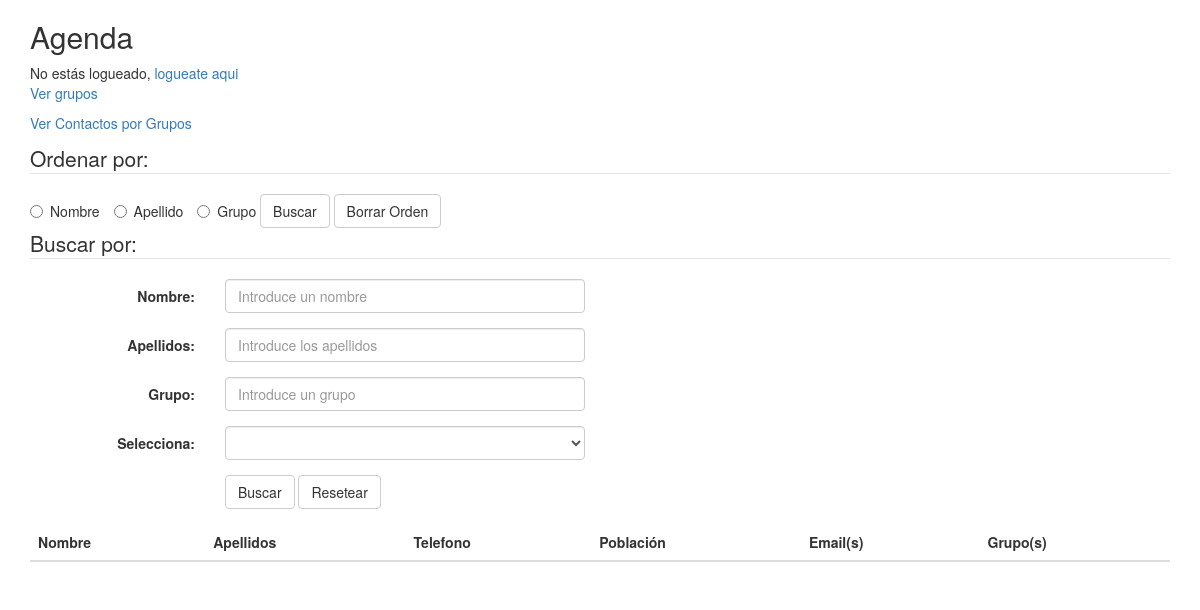
The app's page /agenda/index.php, older data.
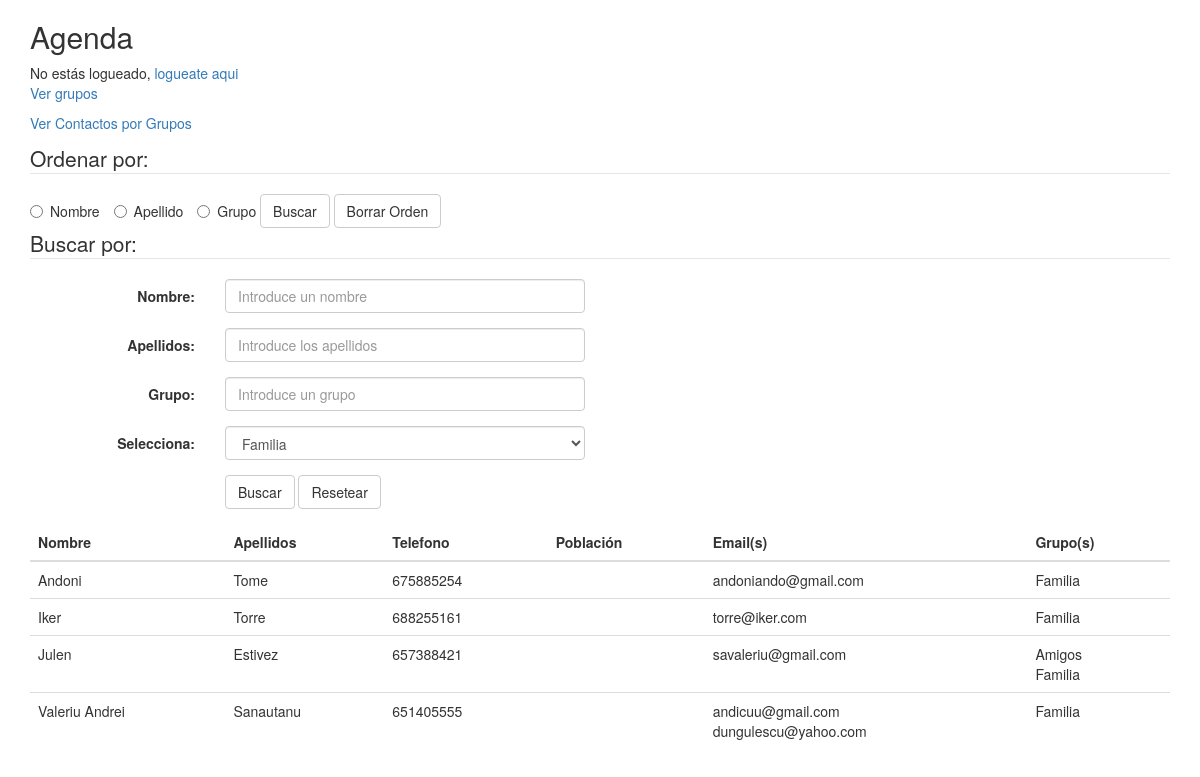
The same page, newer data.
### tables this page shows
CREATE TABLE `contactos` (
  `idContacto` int(11) NOT NULL,
  `Nombre` varchar(20) NOT NULL,
  `Apellidos` varchar(20) NOT NULL,
  `Telefono` int(11) NOT NULL
);

### agenda/index.php (called while the page is built, shortened)
<?php
require_once("../controlador/cAgenda.php");
?>

### modelo/mAgenda.php (called while the page is built, shortened)
<?php
class Contacto {
    private $contacto;
    private $grupo;
    private $link;
    public function __construct() {
        $this->contacto = array();
        $this->link = new mysqli('localhost', 'root', '', 'dser_agenda');
    }
    private function set_names() {
        return $this->link->query("SET NAMES 'utf8'");
    }
    public function lista_grupos() {
      $sql="SELECT * FROM `grupos`";
      foreach ($this->link->query($sql) as $res) {
          $this->grupo[]=$res;
      }
      return $this->grupo;
      $this->link=null;
    }
    public function lista_contactos($orden, $nombre, $apellidos, $grupo) {
        switch ($orden) {
          default:
          $sql="select c.idContacto id, c.Nombre, c.Apellidos, c.Telefono, c.Poblacion, group_concat(distinct e.email separator '<br>') Email, group_concat(distinct g.Nombre separator '<br>') as Grupo
                from contactos c, emails e, grupos g, rel_grupos rg
                WHERE (rg.idContacto = c.idContacto) AND (g.idGrupo = rg.idGrupo) AND (e.idContacto = c.idContacto) $nombre $apellidos $grupo
                group by c.idContacto order by c.Nombre";
            break;
        }
        foreach ($this->link->query($sql) as $res) {
            $this->contacto[]=$res;
        }
        return $this->contacto;
        $this->link=null;
    }
}
?>

### vista/vAgenda.php (the view, shortened to what this page needs)
<!DOCTYPE html>
<html lang="en">
<head>
  <link rel="stylesheet" href="css/bootstrap.css">
  <link rel="stylesheet" href="css/estilo.css">
</head>
<body>
  <div class="container">
    <h2>Agenda</h2>
    <?php
    if (isset($_SESSION['loggedin']) && $_SESSION['loggedin'] == true) {
      echo ("Estás logueado, usuario: " . $_SESSION['username'] . ", rol: " . $_SESSION['rol'] . ", <a href='login/logout.php'>salir</a>");
    } else {
      echo ("No estás logueado, <a href='login'>logueate aqui</a>");
    }
    ?>
    <p><a href="grupos.php">Ver grupos</a></p>
    <p><a href="contactosPorGrupos.php">Ver Contactos por Grupos</a></p>
    <fieldset>
      <legend>Ordenar por:</legend>
      <form method="post" action="index.php">
        <label class="radio-inline">
          <input type="radio" name="orden"
          <?php if (isset($_COOKIE["orden"]) && $_COOKIE["orden"]=="nombre") echo "checked";?>
          value="nombre">Nombre
        </label>
        <label class="radio-inline">
          <input type="radio" name="orden"
          <?php if (isset($_COOKIE["orden"]) && $_COOKIE["orden"]=="apellido") echo "checked";?>
          value="apellido">Apellido
        </label>
        <label class="radio-inline">
          <input type="radio" name="orden"
          <?php if (isset($_COOKIE["orden"]) && $_COOKIE["orden"]=="grupo") echo "checked";?>
          value="grupo">Grupo
        </label>
        <button type="submit" class="btn btn-default">Buscar</button>
        <button type="submit" class="btn btn-default" name="borrarOrden">Borrar Orden</button>
      </form>
    </fieldset>
    <form class="form-horizontal" action="index.php" method="POST">
      <fieldset>
        <legend>Buscar por:</legend>
        <div class="form-group row">
          <label class="control-label col-sm-2" for="email">Nombre:</label>
          <div class="col-sm-4">
            <input type="text" class="form-control" id="nombre" placeholder="Introduce un nombre" name="nombre" <?php
            ?>>
          </div>
        </div>
        <div class="form-group">
          <label class="control-label col-sm-2" for="pwd">Apellidos:</label>
          <div class="col-sm-4">
            <input type="text" class="form-control" id="apellidos" placeholder="Introduce los apellidos" name="apellidos">
          </div>
        </div>
        <div class="form-group">
          <label class="control-label col-sm-2" for="pwd">Grupo:</label>
          <div class="col-sm-4">
            <input type="text" class="form-control" id="grupo" placeholder="Introduce un grupo" name="grupo">
          </div>
        </div>
        <div class="form-group">
          <label class="control-label col-sm-2" for="pwd">Selecciona:</label>
          <div class="col-sm-4">
            <select class="form-control" required id="filtroGrupo" name="filtroGrupo">
            <?php
            for($i=0;$i<count($rowGrupos);$i++)
            {
              ?>
                <option value="<?php echo $rowGrupos[$i]["idGrupo"]; ?>"><?php echo $rowGrupos[$i]["Nombre"]; ?></option>
              <?php } ?>
            </select>
          </div>
        </div>
        <div class="form-group">
          <div class="col-sm-offset-2 col-sm-10">
            <button type="submit" class="btn btn-default">Buscar</button>
            <button type="submit" class="btn btn-default" name="resetear">Resetear</button>
          </div>
        </fieldset>
      </form>
      <table class="table table-hover">
        <thead>
          <tr>
            <th><?php if (isset($_COOKIE["orden"]) && $_COOKIE["orden"]=="nombre") echo "↓";?>Nombre</th>
            <th><?php if (isset($_COOKIE["orden"]) && $_COOKIE["orden"]=="apellido") echo "↓";?>Apellidos</th>
            <th>Telefono</th>
            <th>Población</th>
            <th>Email(s)</th>
            <th><?php if (isset($_COOKIE["orden"]) && $_COOKIE["orden"]=="grupo") echo "↓";?>Grupo(s)</th>
          </tr>
        </thead>
        <tbody>
          <?php
          for($i=0;$i<count($row);$i++)
          {
            ?>
            <tr id="<?php echo $row[$i]["id"]; ?>">
              <td><?php echo $row[$i]["Nombre"]; ?></td>
              <td><?php echo $row[$i]["Apellidos"]; ?></td>
              <td><?php echo $row[$i]["Telefono"]; ?></td>
              <td><?php echo $row[$i]["Poblacion"]; ?></td>
              <td><?php echo $row[$i]["Email"]; ?></td>
              <td><?php echo $row[$i]["Grupo"]; ?></td>
            </tr>
            <?php
          }
            ?>
          </tbody>
        </table>
      </div>
    </body>
    </html>

### controlador/cAgenda.php (shortened to what this page needs)
<?php
if ($_SERVER["REQUEST_URI"] == "/dserAgenda/agenda/") {
    require_once("../modelo/mAgenda.php");
  } else {
    require_once("modelo/mAgenda.php");
  }
$agenda = new Contacto();
  ?>
<?php
$rowGrupos = $agenda->lista_grupos();
$whereNombre = "";
$whereApellidos = "";
$whereGrupo = "";
if (isset ($_COOKIE["orden"]) ) {
  $orden = $_COOKIE["orden"];
  $row = $agenda->lista_contactos($orden, $whereNombre, $whereApellidos, $whereGrupo);
} else {
  $row = $agenda->lista_contactos("sinorden", $whereNombre, $whereApellidos, $whereGrupo);
}
if ($_SERVER["REQUEST_URI"] == "/dserAgenda/agenda/") {
    require_once("../vista/vAgenda.php");
  } else {
    require_once("vista/vAgenda.php");
  }
?>

Row changes from the older to the newer data that the page shows:
added contactos: Nombre "Andoni", Apellidos "Tome", Telefono "675885254", Email "andoniando@gmail.com", Grupo "Familia"
added contactos: Nombre "Iker", Apellidos "Torre", Telefono "688255161", Email "torre@iker.com", Grupo "Familia"
now on this page (row unchanged): contactos: Nombre "Julen", Apellidos "Estivez", Telefono "657388421", Email "savaleriu@gmail.com", Grupo "Amigos Familia"
now on this page (row unchanged): contactos: Nombre "Valeriu Andrei", Apellidos "Sanautanu", Telefono "651405555", Email "andicuu@gmail.com dungulescu@yahoo.com", Grupo "Familia"
Text that changed along with them:
form field filtroGrupo: (not shown) → "Familia"
